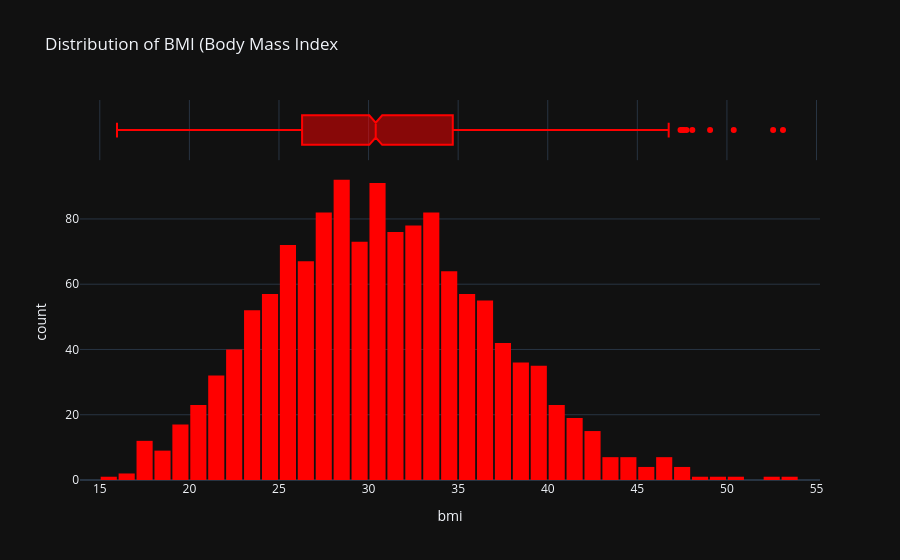

Notebook source saved alongside this figure:
### Code cell
fig = px.histogram(medical_df,
                   x="bmi",
                   marginal="box",
                   color_discrete_sequence=['red'],
                   title='Distribution of BMI (Body Mass Index')
fig.update_layout(bargap=0.1)
fig.show()

### Figure 1 — Plotly figure (JSON) as saved in the notebook; plotly's stock layout.template omitted (floating-point values rounded to 4 significant figures; data arrays with more than 128 entries replaced by an {"elided": "..."} marker saying what was removed)
{"data": [{"bingroup": "x", "hovertemplate": "bmi=%{x}<br>count=%{y}<extra></extra>", "legendgroup": "", "marker": {"color": "red", "pattern": {"shape": ""}}, "name": "", "orientation": "v", "showlegend": false, "x": {"elided": "1338 float values"}, "xaxis": "x", "yaxis": "y", "type": "histogram"}, {"hovertemplate": "bmi=%{x}<extra></extra>", "legendgroup": "", "marker": {"color": "red"}, "name": "", "notched": true, "showlegend": false, "x": {"elided": "1338 float values"}, "xaxis": "x2", "yaxis": "y2", "type": "box"}], "layout": {"xaxis": {"anchor": "y", "domain": [0.0, 1.0], "title": {"text": "bmi"}}, "yaxis": {"anchor": "x", "domain": [0.0, 0.8316], "title": {"text": "count"}}, "xaxis2": {"anchor": "y2", "domain": [0.0, 1.0], "matches": "x", "showticklabels": false, "showgrid": true}, "yaxis2": {"anchor": "x2", "domain": [0.8416, 1.0], "matches": "y2", "showticklabels": false, "showline": false, "ticks": "", "showgrid": false}, "legend": {"tracegroupgap": 0}, "title": {"text": "Distribution of BMI (Body Mass Index"}, "barmode": "relative", "bargap": 0.1}}
